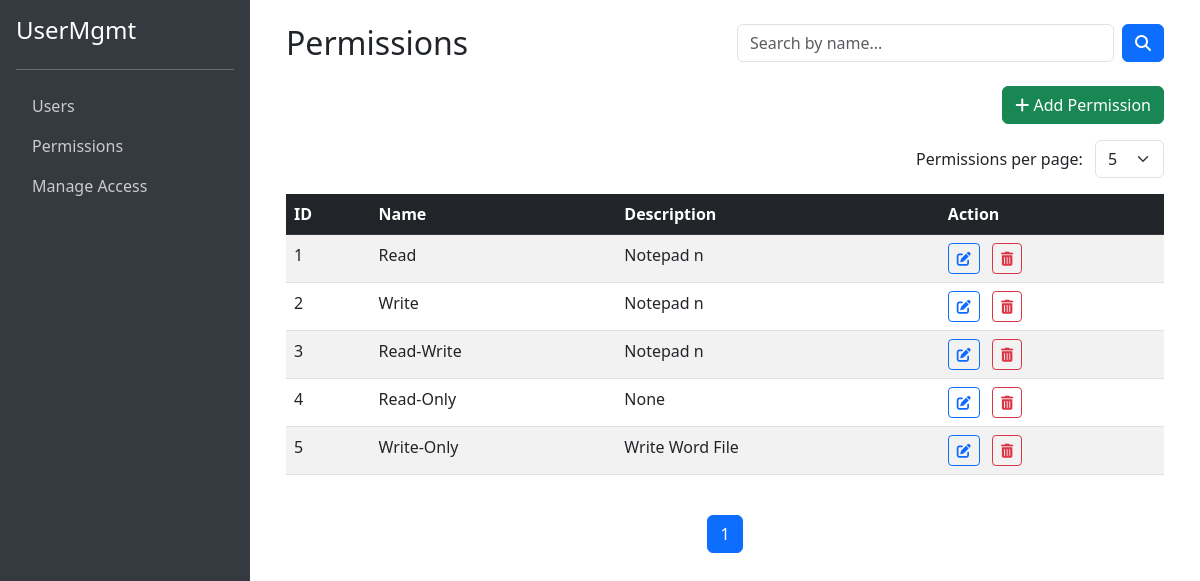
Page /permissions on the earlier database version.
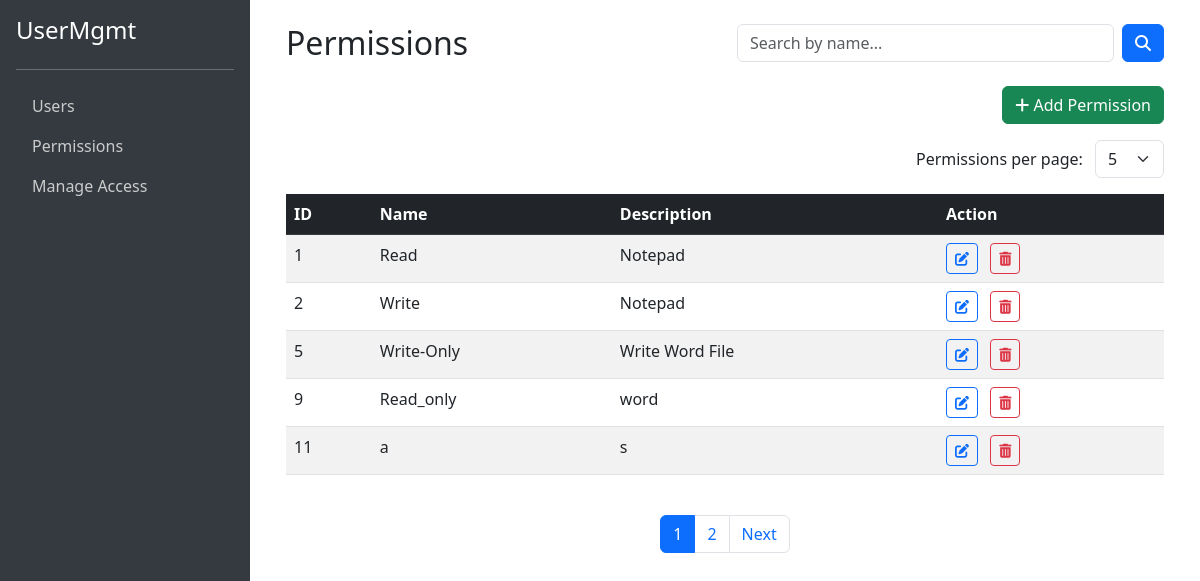
Same page on the later database version.
### tables this page shows
CREATE TABLE permission (permission_id INTEGER PRIMARY KEY AUTOINCREMENT,name varchar NOT NULL UNIQUE,description TEXT);

### app/web_ui.py (the view)
@app.route("/permissions")
def list_permissions():
    query = request.args.get("query", "").strip().lower()
    try:
        page = int(request.args.get("page") or 1)
    except ValueError:
        page = 1
    try:
        per_page = int(request.args.get("per_page") or 5)
    except ValueError:
        per_page = 5
    edit_id = request.args.get("edit_id")
    all_permissions = PermissionOperation.get_all_permission()
    if query:
        all_permissions = [p for p in all_permissions if query in p["name"].lower()]
    total = len(all_permissions)
    total_pages = (total + per_page - 1) // per_page
    permissions = all_permissions[(page - 1) * per_page : page * per_page]
    return render_template("permissions.html", permissions=permissions, page=page,
                           per_page=per_page, total_pages=total_pages, query=query, edit_id=edit_id)

### const/db_connection.py (called while the page is built)
def get_connection():
   con = sqlite3.connect("user.db")
   con.row_factory = sqlite3.Row
   cursor = con.cursor()
   return {"con": con, "cursor": cursor}

### services/permission_operation.py (called while the page is built)
    def get_all_permission():
        db = get_connection()
        con = db['con']
        cursor = db['cursor']
        cursor.execute("SELECT * FROM permission")
        con.commit()
        permissions = cursor.fetchall()
        if permissions:
            return [dict(row) for row in permissions]
        else:
            return None
        con.close()

### app/templates/permissions.html (shortened to what this page needs)
{% extends "base.html" %}
{% block content %}
<div class="row align-items-center mb-4">
  <div class="col-md-6">
    <h2 class="mb-0">Permissions</h2>
  </div>
  <div class="col-md-6 text-end">
    <form method="GET" action="/permissions" class="d-flex">
      <input type="text" name="query" class="form-control me-2" placeholder="Search by name..." value="{{ request.args.get('query', '') }}">
      <button class="btn btn-primary" type="submit"><i class="fas fa-search"></i></button>
    </form>
  </div>
</div>
<div class="mb-3 text-end">
  <button class="btn btn-success" data-bs-toggle="modal" data-bs-target="#addPermissionModal">
    <i class="fas fa-plus"></i> Add Permission
  </button>
</div>
<div class="mb-3 text-end">
  <form method="GET" action="/permissions" class="d-inline">
    <label class="me-2">Permissions per page:</label>
    <select name="per_page" class="form-select d-inline w-auto" onchange="this.form.submit()">
      {% for n in range(5, 26, 5) %}
      <option value="{{ n }}" {% if per_page == n %}selected{% endif %}>{{ n }}</option>
      {% endfor %}
    </select>
  </form>
</div>
{% set scroll_height = 'max-height: 280px; overflow-y: auto;' if per_page > 5 else '' %}
<div class="table-responsive" style="{{ scroll_height }}">
<table class="table table-striped ">
  <thead class="table-dark">
  <tr>
    <th>ID</th>
    <th>Name</th>
    <th>Description</th>
    <th>Action</th>
  </tr>
  </thead>
  <tbody>
  {% for perm in permissions %}
  {% if request.args.get('edit_id') == perm['permission_id']|string %}
  <form method="POST" action="/update-permission/{{ perm['permission_id'] }}">
    <input type="hidden" name="page" value="{{ page }}">
    <input type="hidden" name="per_page" value="{{ per_page }}">
    <input type="hidden" name="query" value="{{ query }}">
    <tr>
      <td>{{ perm['permission_id'] }}</td>
      <td><input type="text" name="name" value="{{ perm['name'] }}" class="form-control" required></td>
      <td><input type="text" name="description" value="{{ perm['description'] }}" class="form-control"></td>
      <td>
        <button class="btn btn-sm btn-success" type="submit">Save</button>
        <a href="{{ url_for('list_permissions') }}?page={{ page }}&per_page={{ per_page }}&query={{ query }}" class="btn btn-sm btn-secondary">Cancel</a>
      </td>
    </tr>
  </form>
  {% else %}
  <tr>
    <td>{{ perm['permission_id'] }}</td>
    <td>{{ perm['name'] }}</td>
    <td>{{ perm['description'] }}</td>
    <td>
      <form method="GET" action="/permissions" class="d-inline">
        <button class="btn btn-sm btn-outline-primary me-2" type="submit">
          <i class="fas fa-edit"></i>
        </button>
      </form>
      <a href="{{ url_for('delete_permission', permission_id=perm['permission_id']) }}?page={{ page }}&per_page={{ per_page }}&query={{ query }}"
         class="btn btn-sm btn-outline-danger"
         onclick="return confirm('Are you sure you want to delete this permission?')">
        <i class="fas fa-trash-alt"></i>
      </a>
    </td>
  </tr>
  {% endif %}
  {% endfor %}
  </tbody>
</table>
</div>
<nav aria-label="Permission pagination">
  <ul class="pagination justify-content-center mt-4">
    {% for p in range(1, total_pages + 1) %}
    <li class="page-item {% if p == page %}active{% endif %}">
      <a class="page-link" href="{{ url_for('list_permissions') }}?page={{ p }}&per_page={{ per_page }}{% if query %}&query={{ query }}{% endif %}">{{ p }}</a>
    </li>
    {% endfor %}
    {% if page < total_pages %}
    <li class="page-item">
      <a class="page-link" href="{{ url_for('list_permissions') }}?page={{ page + 1 }}&per_page={{ per_page }}{% if query %}&query={{ query }}{% endif %}">Next</a>
    </li>
    {% endif %}
  </ul>
</nav>
{% endblock %}

### app/templates/base.html (shortened to what this page needs)
<!DOCTYPE html>
<html lang="en">
<head>
  <link href="https://cdn.jsdelivr.net/npm/bootstrap@5.3.0/dist/css/bootstrap.min.css" rel="stylesheet">
  <link rel="stylesheet" href="https://cdnjs.cloudflare.com/ajax/libs/font-awesome/6.4.0/css/all.min.css">
  <link href="https://cdn.jsdelivr.net/npm/bootstrap@5.3.0/dist/css/bootstrap.min.css" rel="stylesheet">
</head>
<body>
  <div class="sidebar d-flex flex-column p-3">
    <h4 class="text-white">UserMgmt</h4>
    <hr class="text-white" />
    <ul class="nav nav-pills flex-column mb-auto">
      <li class="nav-item"><a href="/users" class="nav-link">Users</a></li>
      <li class="nav-item"><a href="/permissions" class="nav-link">Permissions</a></li>
      <li><a href="/manage-access" class="nav-link">Manage Access</a></li>
    </ul>
  </div>
  <div class="content">
    <div class="container-fluid">
      {% block content %}{% endblock %}
    </div>
  </div>
</body>
</html>

### app/templates/base.html (style rules this page uses)
body { min-height: 100vh; display: flex; flex-direction: row; }
.sidebar { width: 250px; height: 100vh; background-color: #343a40; }
.sidebar .nav-link { color: #ccc; }
.content { flex-grow: 1; padding: 1.5rem; }

Differences in the rows shown:
removed permission: permission_id "3", name "Read-Write", description "Notepad n"
removed permission: permission_id "4", name "Read-Only", description "None"
changed permission "Read": description "Notepad n" → "Notepad"
changed permission "Write": description "Notepad n" → "Notepad"
added permission: permission_id "9", name "Read_only", description "word"
added permission: permission_id "11", name "a", description "s"
Other differences:
new list line: "2"
text now shown: "Next"
